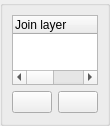
             <widget class="QWidget" name="scrollAreaWidgetContents_7">
              <property name="geometry">
               <rect>
                <x>0</x>
                <y>0</y>
                <width>98</width>
                <height>123</height>
               </rect>
              </property>
              <layout class="QVBoxLayout" name="verticalLayout_23">
               <property name="margin">
                <number>0</number>
               </property>
               <item>
                <widget class="QGroupBox" name="mJoinsGrpBx">
                 <property name="title">
                  <string/>
                 </property>
                 <layout class="QVBoxLayout" name="verticalLayout_22">
                  <item>
                   <widget class="QTreeWidget" name="mJoinTreeWidget">
                    <property name="columnCount">
                     <number>3</number>
                    </property>
                    <column>
                     <property name="text">
                      <string>Join layer</string>
                     </property>
                    </column>
                    <column>
                     <property name="text">
                      <string>Join field</string>
                     </property>
                    </column>
                    <column>
                     <property name="text">
                      <string>Target field</string>
                     </property>
                    </column>
                   </widget>
                  </item>
                  <item>
                   <layout class="QHBoxLayout" name="horizontalLayout">
                    <item>
                     <widget class="QPushButton" name="mButtonAddJoin">
                      <property name="text">
                       <string/>
                      </property>
                      <property name="icon">
                       <iconset resource="../images/images.qrc">
                        <normaloff>:/images/themes/default/symbologyAdd.png</normaloff>:/images/themes/default/symbologyAdd.png</iconset>
                      </property>
                     </widget>
                    </item>
                    <item>
                     <widget class="QPushButton" name="mButtonRemoveJoin">
                      <property name="text">
                       <string/>
                      </property>
                      <property name="icon">
                       <iconset resource="../images/images.qrc">
                        <normaloff>:/images/themes/default/symbologyRemove.png</normaloff>:/images/themes/default/symbologyRemove.png</iconset>
                      </property>
                     </widget>
                    </item>
                    <item>
                     <spacer name="horizontalSpacer">
                      <property name="orientation">
                       <enum>Qt::Horizontal</enum>
                      </property>
                      <property name="sizeHint" stdset="0">
                       <size>
                        <width>0</width>
                        <height>23</height>
                       </size>
                      </property>
                     </spacer>
                    </item>
                   </layout>
                  </item>
                 </layout>
                </widget>
               </item>
              </layout>
             </widget>
